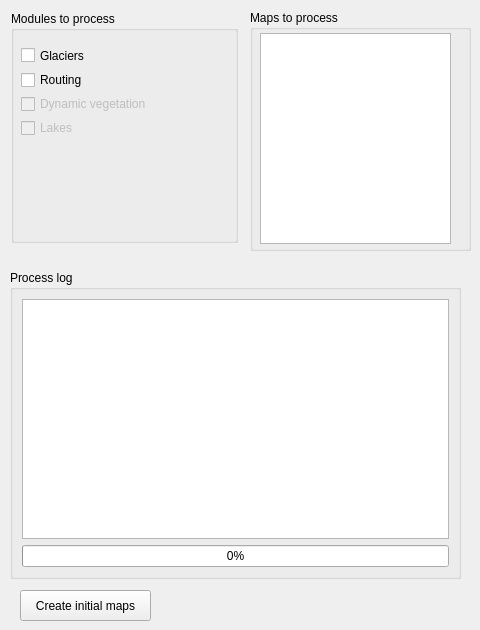
     <widget class="QWidget" name="modulesTab">
      <attribute name="title">
       <string>Modules</string>
      </attribute>
      <widget class="QGroupBox" name="mapsGroupBox">
       <property name="geometry">
        <rect>
         <x>250</x>
         <y>10</y>
         <width>221</width>
         <height>241</height>
        </rect>
       </property>
       <property name="title">
        <string>Maps to process</string>
       </property>
       <property name="flat">
        <bool>true</bool>
       </property>
       <widget class="QListWidget" name="modulesListWidget">
        <property name="geometry">
         <rect>
          <x>10</x>
          <y>23</y>
          <width>191</width>
          <height>211</height>
         </rect>
        </property>
       </widget>
      </widget>
      <widget class="QGroupBox" name="processLog1GroupBox">
       <property name="geometry">
        <rect>
         <x>10</x>
         <y>270</y>
         <width>451</width>
         <height>309</height>
        </rect>
       </property>
       <property name="title">
        <string>Process log</string>
       </property>
       <property name="flat">
        <bool>true</bool>
       </property>
       <layout class="QVBoxLayout" name="verticalLayout_19">
        <item>
         <widget class="QTextEdit" name="processLog1TextEdit">
          <property name="readOnly">
           <bool>true</bool>
          </property>
         </widget>
        </item>
        <item>
         <widget class="QProgressBar" name="initialMapsProgressBar">
          <property name="value">
           <number>0</number>
          </property>
         </widget>
        </item>
       </layout>
      </widget>
      <widget class="QWidget" name="layoutWidget">
       <property name="geometry">
        <rect>
         <x>11</x>
         <y>11</y>
         <width>227</width>
         <height>232</height>
        </rect>
       </property>
       <layout class="QHBoxLayout" name="horizontalLayout_38">
        <item>
         <widget class="QGroupBox" name="modulesGroupBox">
          <property name="title">
           <string>Modules to process</string>
          </property>
          <property name="flat">
           <bool>true</bool>
          </property>
          <widget class="QCheckBox" name="reservorisModCheckBox">
           <property name="enabled">
            <bool>false</bool>
           </property>
           <property name="geometry">
            <rect>
             <x>10</x>
             <y>245</y>
             <width>74</width>
             <height>17</height>
            </rect>
           </property>
           <property name="text">
            <string>Reservoirs</string>
           </property>
          </widget>
          <widget class="QCheckBox" name="sedimentModCheckBox">
           <property name="enabled">
            <bool>false</bool>
           </property>
           <property name="geometry">
            <rect>
             <x>10</x>
             <y>280</y>
             <width>67</width>
             <height>17</height>
            </rect>
           </property>
           <property name="text">
            <string>Sediment</string>
           </property>
          </widget>
          <widget class="QWidget" name="layoutWidget">
           <property name="geometry">
            <rect>
             <x>10</x>
             <y>35</y>
             <width>201</width>
             <height>91</height>
            </rect>
           </property>
           <layout class="QVBoxLayout" name="verticalLayout_38">
            <item>
             <widget class="QCheckBox" name="glacierModCheckBox">
              <property name="text">
               <string>Glaciers</string>
              </property>
             </widget>
            </item>
            <item>
             <widget class="QCheckBox" name="routingModCheckBox">
              <property name="text">
               <string>Routing</string>
              </property>
             </widget>
            </item>
            <item>
             <widget class="QCheckBox" name="dynamicVegModCheckBox">
              <property name="enabled">
               <bool>false</bool>
              </property>
              <property name="text">
               <string>Dynamic vegetation</string>
              </property>
             </widget>
            </item>
            <item>
             <widget class="QCheckBox" name="lakesModCheckBox">
              <property name="enabled">
               <bool>false</bool>
              </property>
              <property name="text">
               <string>Lakes</string>
              </property>
             </widget>
            </item>
           </layout>
          </widget>
         </widget>
        </item>
       </layout>
      </widget>
      <widget class="QToolButton" name="createInitialMapsToolButton">
       <property name="geometry">
        <rect>
         <x>20</x>
         <y>590</y>
         <width>131</width>
         <height>31</height>
        </rect>
       </property>
       <property name="text">
        <string>Create initial maps</string>
       </property>
      </widget>
     </widget>
